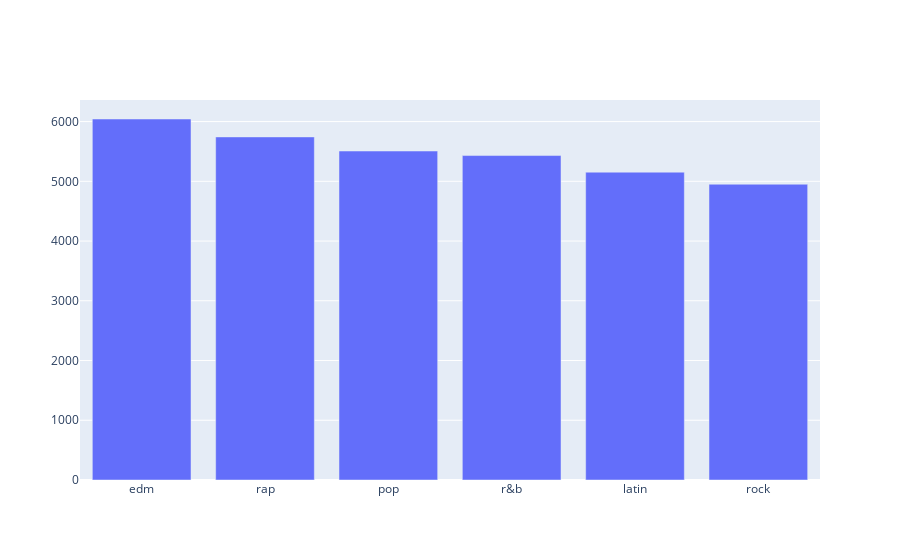

Here is the notebook cell this chart was saved with:
### Markdown cell above
# Data Analysis

### Code cell
import plotly.graph_objects as go

count_data = data['playlist_genre'].value_counts()

fig = go.Figure(data=[go.Bar(
    x=count_data.index,  # Categories 
    y=count_data.values  # Counts 
)])

fig.show()

### Figure 1 — Plotly figure (JSON) as saved in the notebook; plotly's stock layout.template omitted (floating-point values rounded to 4 significant figures)
{"data": [{"type": "bar", "x": ["edm", "rap", "pop", "r&b", "latin", "rock"], "y": [6043, 5743, 5507, 5431, 5153, 4951]}], "layout": {}}
